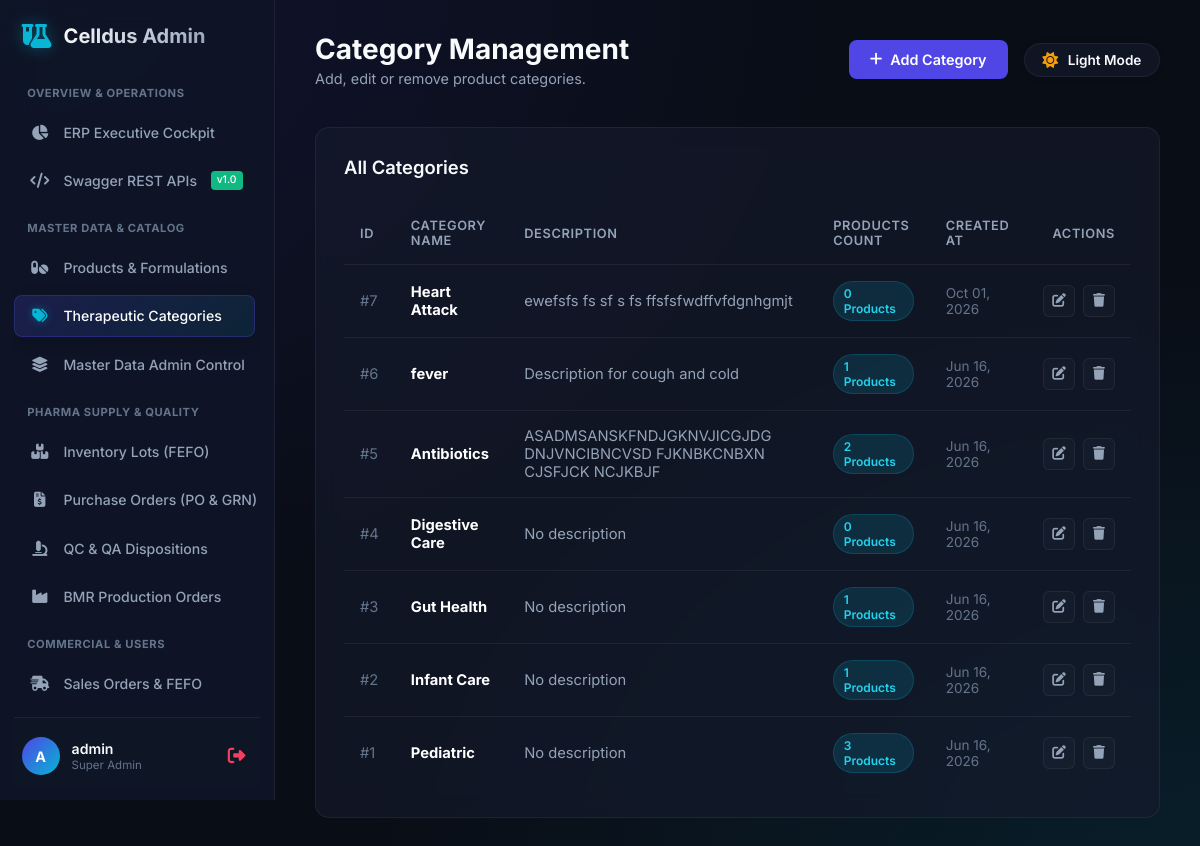
The app's page /dashboard/categories/ (signed in), older data.
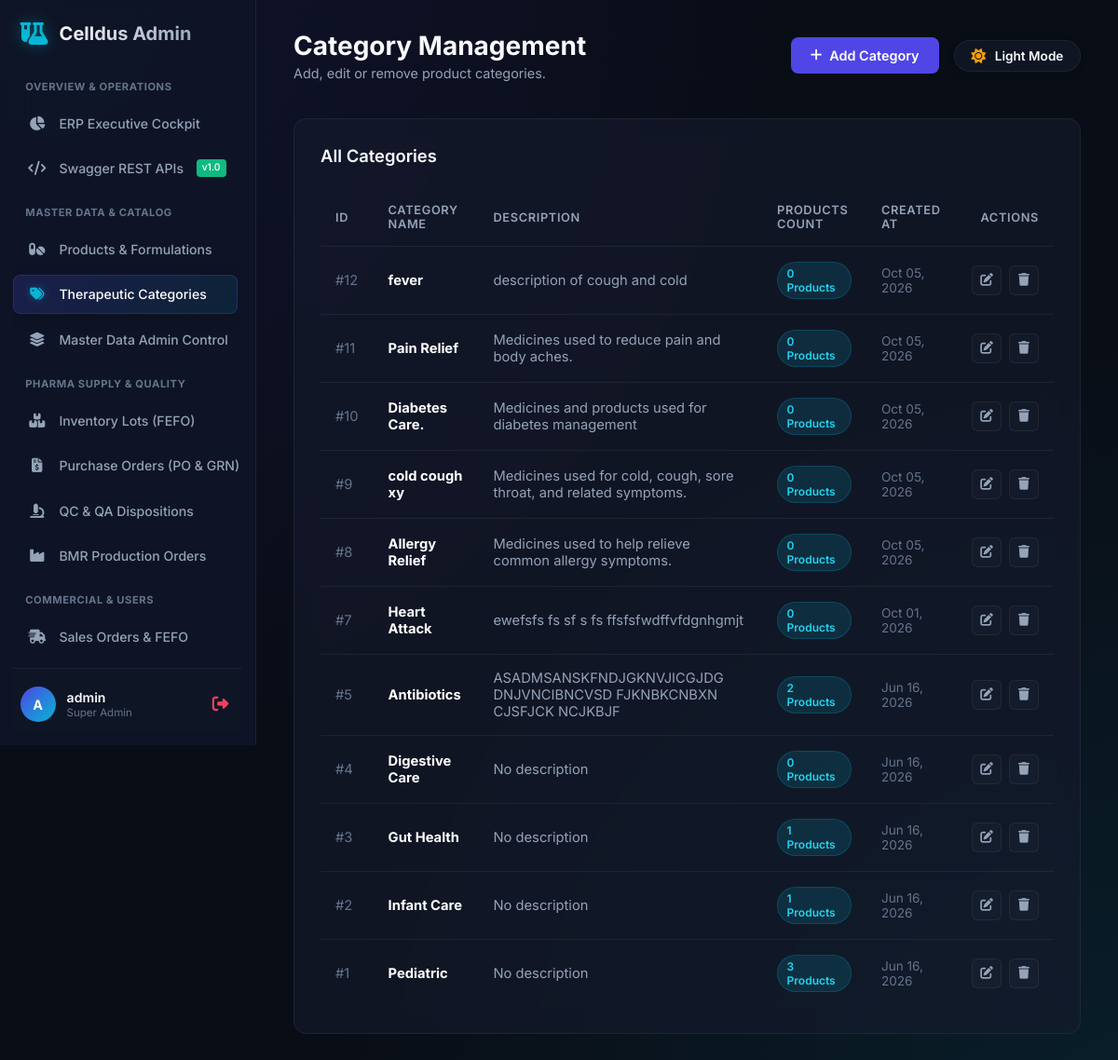
The same page, newer data.
### main/models.py (models this page shows, shortened)
class Category(models.Model):
    name = models.CharField(max_length=100, unique=True)
    description = models.TextField(blank=True)
    created_at = models.DateTimeField(auto_now_add=True)
    class Meta:
        verbose_name_plural = "Categories"

### main/views.py (the view)
# urls.py: path('dashboard/categories/', dashboard_categories, name='dashboard_categories'),
@staff_required
def dashboard_categories(request):
    categories = Category.objects.all().order_by('-created_at')
    return render(request, 'dashboard/categories.html', {"categories": categories})

### main/context_processors.py (called while the page is built)
def footer_blogs(request):
    return {"footer_blogs": Blog.objects.all().order_by('-created_at')[:2]}

### main/views.py (called while the page is built)
def staff_required(view_func):
    return user_passes_test(lambda u: u.is_active and u.is_staff, login_url='dashboard_login')(view_func)

### templates/dashboard/categories.html (shortened to what this page needs)
{% extends 'dashboard/base.html' %}
{% block page_title %}Category Management{% endblock %}
{% block page_subtitle %}Add, edit or remove product categories.{% endblock %}
{% block top_actions %}
<button class="btn btn-primary" onclick="openModal('addCategoryModal')">
    <i class="fa-solid fa-plus"></i> Add Category
</button>
{% endblock %}
{% block content %}
<div class="panel">
    <div class="panel-header">
        <h2 class="panel-title">All Categories</h2>
    </div>
    <div class="table-container">
        <table class="custom-table">
            <thead>
                <tr>
                    <th>ID</th>
                    <th>Category Name</th>
                    <th>Description</th>
                    <th>Products Count</th>
                    <th>Created At</th>
                    <th style="width: 100px; text-align: right;">Actions</th>
                </tr>
            </thead>
            <tbody>
                {% for cat in categories %}
                <tr>
                    <td style="color: var(--text-muted);">#{{ cat.id }}</td>
                    <td><strong style="color: #fff;">{{ cat.name }}</strong></td>
                    <td style="color: var(--text-secondary);">{{ cat.description|default:"No description" }}</td>
                    <td>
                        <span class="badge badge-info">{{ cat.products.count }} Products</span>
                    </td>
                    <td style="color: var(--text-muted); font-size: 0.85rem;">{{ cat.created_at|date:"M d, Y" }}</td>
                    <td>
                        <div class="action-btn-group" style="justify-content: flex-end;">
                            <button class="action-btn edit"
                                onclick="prepareEdit('{{ cat.id }}', '{{ cat.name|escapejs }}', '{{ cat.description|escapejs }}')"
                                title="Edit Category">
                                <i class="fa-solid fa-pen-to-square"></i>
                            </button>
                            <form action="{% url 'dashboard_category_delete' cat.id %}" method="POST"
                                onsubmit="return confirm('Are you sure you want to delete this category? All related products will also be deleted!')"
                                style="margin:0;">
                                <button type="submit" class="action-btn delete" title="Delete Category">
                                    <i class="fa-solid fa-trash"></i>
                                </button>
                            </form>
                        </div>
                    </td>
                </tr>
                {% empty %}
                <tr>
                    <td colspan="6" style="text-align: center; color: var(--text-muted); padding: 3rem;">
                        No categories found. Click 'Add Category' to create one.
                    </td>
                </tr>
                {% endfor %}
            </tbody>
        </table>
    </div>
</div>
{% endblock %}

Row changes from the older to the newer data that the page shows:
removed Category: id "6", name "fever", description "Description for cough and cold", products.count "1", created_at "Jun 16, 2026"
added Category: id "12", name "fever", description "description of cough and cold", products.count "0", created_at "Oct 05, 2026"
added Category: id "11", name "Pain Relief", description "Medicines used to reduce pain and body aches.", products.count "0", created_at "Oct 05, 2026"
added Category: id "10", name "Diabetes Care.", description "Medicines and products used for diabetes management", products.count "0", created_at "Oct 05, 2026"
added Category: id "9", name "cold cough xy", description "Medicines used for cold, cough, sore throat, and related symptoms.", products.count "0", created_at "Oct 05, 2026"
added Category: id "8", name "Allergy Relief", description "Medicines used to help relieve common allergy symptoms.", products.count "0", created_at "Oct 05, 2026"
